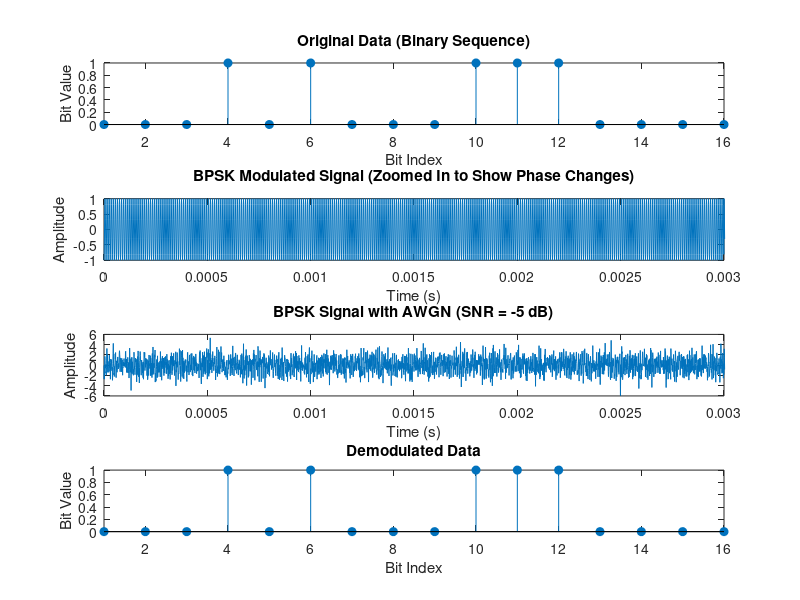

This figure's MATLAB source:
clc
close all
clear all

fs = 1e6;             
fc = 1e5;            
Tb = 1e-3;           
N = 16;             
snr_dB = -5;

data = randi([0 1], 1, N);
t = 0:1/fs:Tb-(1/fs);         
carrier = cos(2 * pi * fc * t);

bpsk_data = 2 * data - 1; 

% Expand each bit to match the carrier length for modulation
bpsk_signal = kron(bpsk_data, carrier); % Kronecker product for bit expansion

%noise
bpsk_signal_noisy = awgn(bpsk_signal, snr_dB, 'measured');

%multiply carrier to convert to baseband
demodulated_signal = bpsk_signal_noisy .* kron(ones(1, N), carrier);

% Integrate each bit period by reshaping and summing
demodulated_sum = sum(reshape(demodulated_signal, length(t), N));

%hard decision
received_data = demodulated_sum > 0;

%error calculation
bit_errors = sum(received_data ~= data);
BER = bit_errors / N;

% Display results
disp('Original Data (First 16 bits):');
disp(data(1:16));
disp('Received Data after Demodulation (First 16 bits):');
disp(received_data(1:16));
disp(['Bit Error Rate (BER): ', num2str(BER)]);

% Plot Original Signal
figure;
subplot(4,1,1);
stem(data(1:16), 'filled'); % Plot only the first 16 bits for readability
title('Original Data (Binary Sequence)');
xlabel('Bit Index');
ylabel('Bit Value');
xlim([1 16]);

% Plot Modulated Signal (Zoomed in to show phase changes)
subplot(4,1,2);
time_vector = (0:length(bpsk_signal)-1)/fs;
plot(time_vector, bpsk_signal);
title('BPSK Modulated Signal (Zoomed In to Show Phase Changes)');
xlabel('Time (s)');
ylabel('Amplitude');
xlim([0, 3*Tb]);  % Zoom in to display only the first 5 bits

% Plot Noisy Signal
subplot(4,1,3);
plot(time_vector, bpsk_signal_noisy);
title(['BPSK Signal with AWGN (SNR = ', num2str(snr_dB), ' dB)']);
xlabel('Time (s)');
ylabel('Amplitude');
xlim([0, 3*Tb]);  % Zoom in to display only the first 5 bits

% Plot Demodulated Signal (Decision Variable)
subplot(4,1,4);
stem(received_data(1:16), 'filled'); % Plot only the first 16 bits for readability
title('Demodulated Data');
xlabel('Bit Index');
ylabel('Bit Value');
xlim([1 16]);
